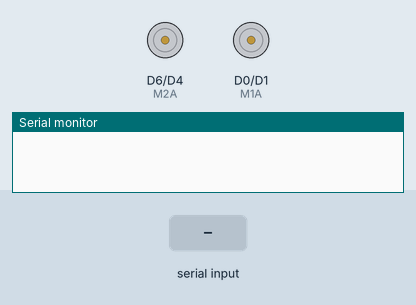
Recording of a sketch running on a simulated ESP8266 (NodeMCU). Shown: motor-driver pin pairs drawn as motors (green arrow = first pin HIGH = forward, orange = second pin HIGH = backward, longer = more drive), the last lines printed to the serial monitor. The test bench sets the inputs (shaded band).

Above: at 1.2 s.
1.3 s: "U" received over the second serial link
At 1.9 s:
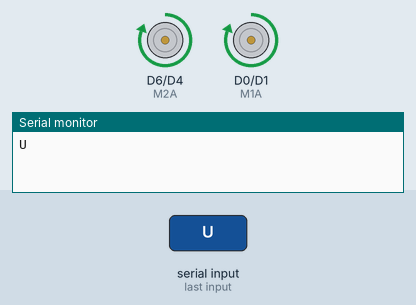
2.8 s: "D" received over the second serial link
At 3.1 s:
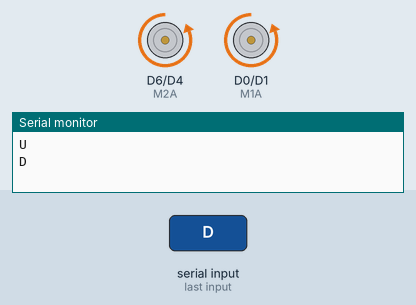
4.3 s: "R" received over the second serial link
At 5.4 s:
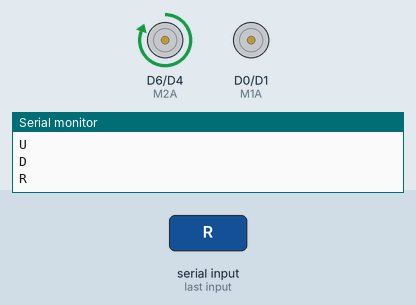
5.8 s: "L" received over the second serial link
At 6.5 s:
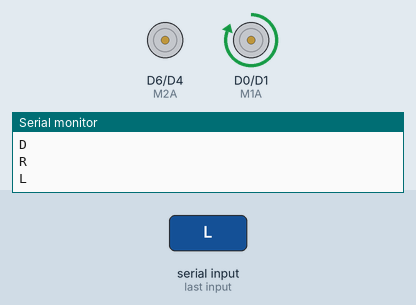
Timing chart, 0 to 8.3 s (numbered marks = the images above; inputs shaded):
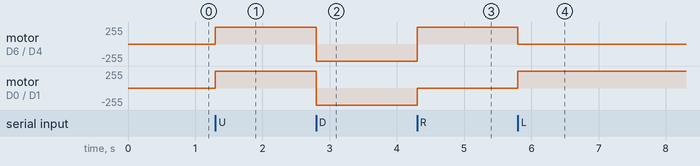

The sketch:

CARBLUETOOTH.ino
```cpp
#include <SoftwareSerial.h>
SoftwareSerial mySerial(D2, D3);

#define M1A D0
#define M1B D1
#define M2A D6
#define M2B D4

void setup() {
  Serial.begin(9600);
  while (!Serial)
    ;
  mySerial.begin(9600);

  pinMode(M1A, OUTPUT);
  pinMode(M1B, OUTPUT);
  pinMode(M2A, OUTPUT);
  pinMode(M2B, OUTPUT);

  digitalWrite(M1A, LOW);
  digitalWrite(M1B, LOW);
  digitalWrite(M2A, LOW);
  digitalWrite(M2B, LOW);
}

void loop() {
  if (mySerial.available() > 0) {
    char command = mySerial.read();
    Serial.println(command);

    if (command == 'U') {
      moveForward();
    } else if (command == 'D') {
      moveBackward();
    } else if (command == 'R') {
      turnLeft();
    } else if (command == 'L') {
      turnRight();
    } else if (command == 'S') {
      stopMoving();
    }
  }

  if (Serial.available() > 0) {
    mySerial.write(Serial.read());
  }
}


void moveForward() {
  digitalWrite(M1A, HIGH);
  digitalWrite(M1B, LOW);
  digitalWrite(M2A, HIGH);
  digitalWrite(M2B, LOW);
}

void moveBackward() {
  digitalWrite(M1A, LOW);
  digitalWrite(M1B, HIGH);
  digitalWrite(M2A, LOW);
  digitalWrite(M2B, HIGH);
}

void turnLeft() {
  digitalWrite(M1A, LOW);
  digitalWrite(M1B, LOW);
  digitalWrite(M2A, HIGH);
  digitalWrite(M2B, LOW);
}

void turnRight() {
  digitalWrite(M1A, HIGH);
  digitalWrite(M1B, LOW);
  digitalWrite(M2A, LOW);
  digitalWrite(M2B, LOW);
}

void stopMoving() {
  digitalWrite(M1A, LOW);
  digitalWrite(M1B, LOW);
  digitalWrite(M2A, LOW);
  digitalWrite(M2B, LOW);
}
```

Measured:
- after the input at 1.3 s, motor on D6 (M2A) / D4 (M2B), motor on D0 (M1A) / D1 (M1B): stopped → forward 255/255 at once
- after the input at 2.8 s, motor on D6 (M2A) / D4 (M2B), motor on D0 (M1A) / D1 (M1B): forward 255/255 → backward 255/255 at once
- after the input at 4.3 s, motor on D6 (M2A) / D4 (M2B): backward 255/255 → forward 255/255 at once; motor on D0 (M1A) / D1 (M1B): backward 255/255 → stopped at once
- after the input at 5.8 s, motor on D6 (M2A) / D4 (M2B): forward 255/255 → stopped at once; motor on D0 (M1A) / D1 (M1B): stopped → forward 255/255 at once
